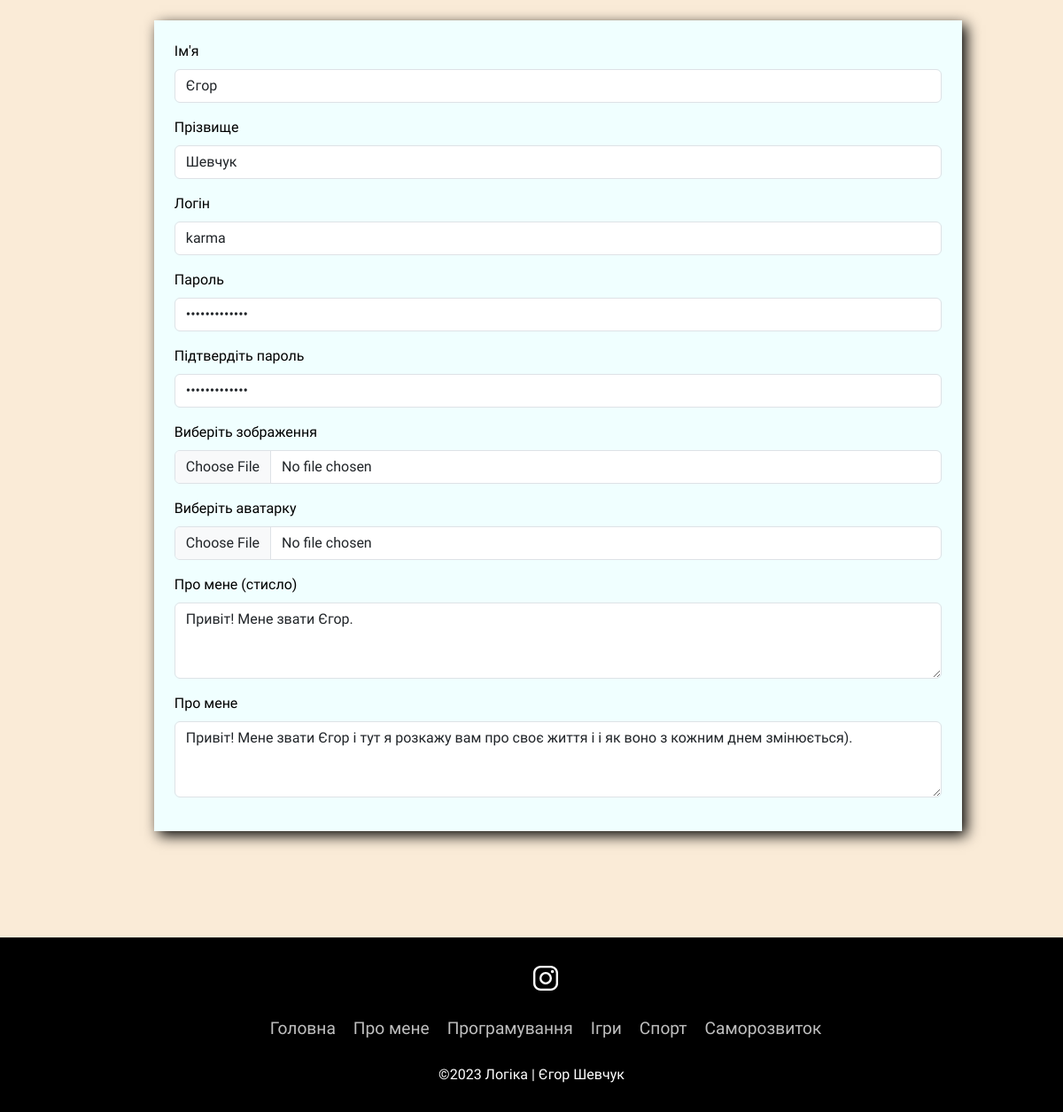
The page /user/edit on the database its author committed.
### tables this page shows
CREATE TABLE "user" (
	"id"	INTEGER NOT NULL,
	"name"	TEXT,
	"surname"	TEXT,
	"login"	TEXT,
	"password"	TEXT,
	"image"	TEXT,
	"avatar"	TEXT,
	"about_me_short"	TEXT,
	"about_me"	TEXT,
	PRIMARY KEY("id")
);

### main.py (the view, shortened to what this page needs)
@app.route("/user/edit", methods = ["POST", "GET"])
def user_edit():
    error_list = list()
    user = get_info()
    return render_template('user_edit.html', user = user, error_list = error_list)

### db_File.py (called while the page is built)
def open():
    global conn , cursor
    conn = sqlite3.connect(name)
    conn.row_factory = sqlite3.Row
    cursor = conn.cursor()

def close():
    cursor.close()
    conn.close()

def get_info():
    open()
    cursor.execute("SELECT* FROM user")
    res = cursor.fetchone()
    res = dict(res)
    close()
    return res

### template/user_edit.html (shortened to what this page needs)
{% extends 'shablon.html' %}
{% block main %}
<section class="add_post">
  <form method="POST" enctype="multipart/form-data">
    <div class="mb-3">
      <label for="exampleFormControlInput1" class="form-label">Ім'я</label>
      <input type="text" name = "name" value = "{{user['name']}}" class="form-control" id="exampleFormControlInput1">
    </div>
    <div class="mb-3">
      <label for="exampleFormControlInput1" class="form-label">Прізвище</label>
      <input type="text" name = "surname" value = "{{user['surname']}}" class="form-control" id="exampleFormControlInput1">
    </div>
    <div class="mb-3">
      <label for="exampleFormControlInput1" class="form-label">Логін</label>
      <input type="text" name = "login" value = "{{user['login']}}" class="form-control" id="exampleFormControlInput1">
    </div>
    <div class="mb-3">
      <label for="exampleFormControlInput1" class="form-label">Пароль</label>
      <input type="password" name = "password" value = "{{user['password']}}" class="form-control" id="exampleFormControlInput1">
    </div>
    <div class="mb-3">
      <label for="exampleFormControlInput1" class="form-label">Підтвердіть пароль</label>
      <input type="password" name = "password2" value = "{{user['password']}}" class="form-control" id="exampleFormControlInput1">
    </div>
    <div class="mb-3">
      <label for="formFile" class="form-label">Виберіть зображення</label>
      <input class="form-control" name = "image" type="file" id="formFile" lang="ukr">
    </div>
    <div class="mb-3">
      <label for="formFile" class="form-label">Виберіть аватарку</label>
      <input class="form-control" name = "avatar" type="file" id="formFile" lang="ukr">
    </div>
    <div class="mb-3">
      <label for="exampleFormControlTextarea1" class="form-label">Про мене (стисло)</label>
      <textarea class="form-control" name = "about_me_short" id="exampleFormControlTextarea1" rows="3">{{user['about_me_short']}}</textarea>
    </div>
    <div class="mb-3">
      <label for="exampleFormControlTextarea1" class="form-label">Про мене</label>
      <textarea class="form-control" name = "about_me" id="exampleFormControlTextarea1" rows="3">{{user['about_me']}}</textarea>
    </div>
  </form>
</section>
{% endblock %}

### static/style.css (style rules this page uses)
body { margin: 0; background-color:antiquewhite; font-family: 'Playpen Sans', cursive; }
.add_post { width: 80%; margin-left: 10%; margin-top: 2%; margin-bottom: 2%; padding: 2%; background-color: azure; box-shadow: 5px 5px 15px 0px black; }
:root { --font: 'Poppins', sans-serif; --color: black; --bg-color: #f4f4f4; }
.form-label { color: black; }

### rows shown on the page
user: name "Єгор", surname "Шевчук", login "karma", about_me_short "Привіт! Мене звати Єгор.", about_me "Привіт! Мене звати Єгор і тут я розкажу вам про своє життя і і як воно з кожним днем змінюється)."
